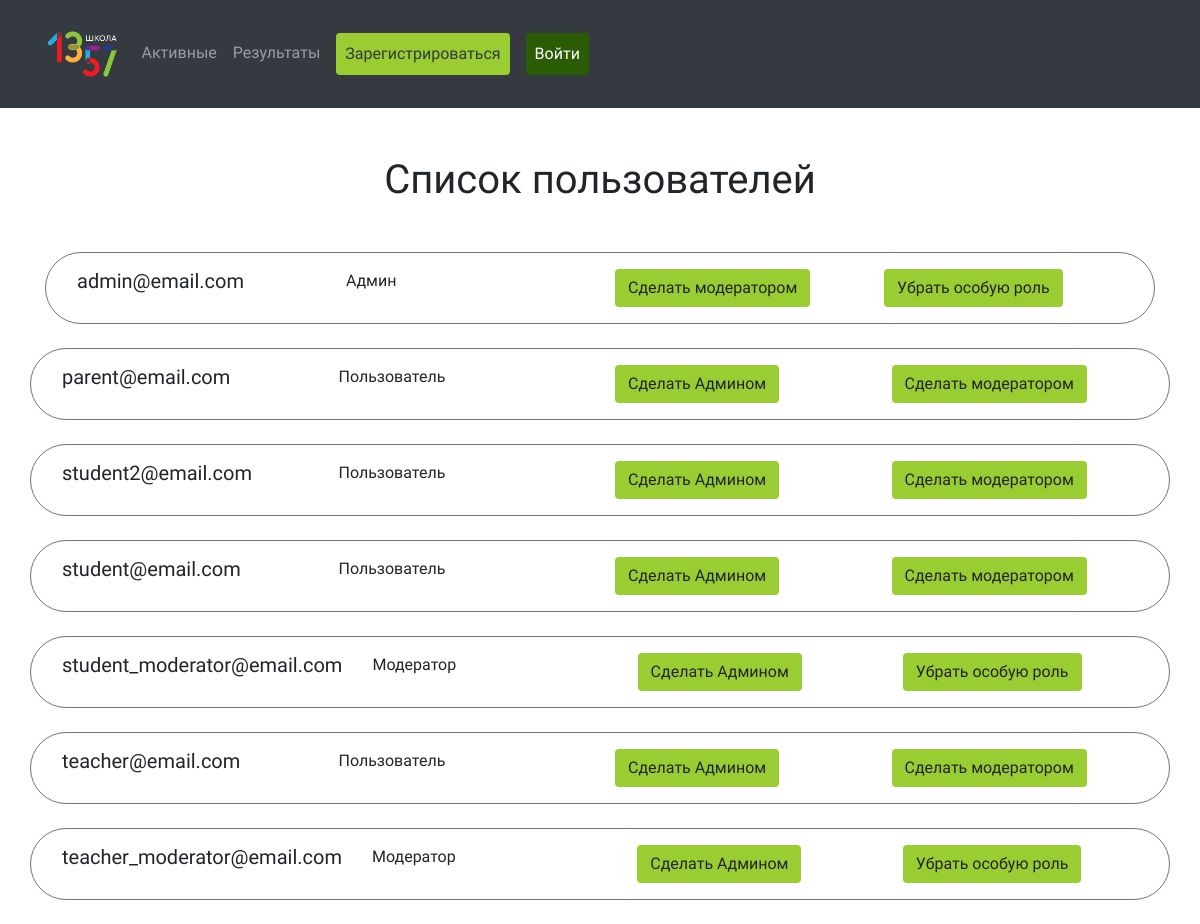
Page /users_list on the earlier database version.
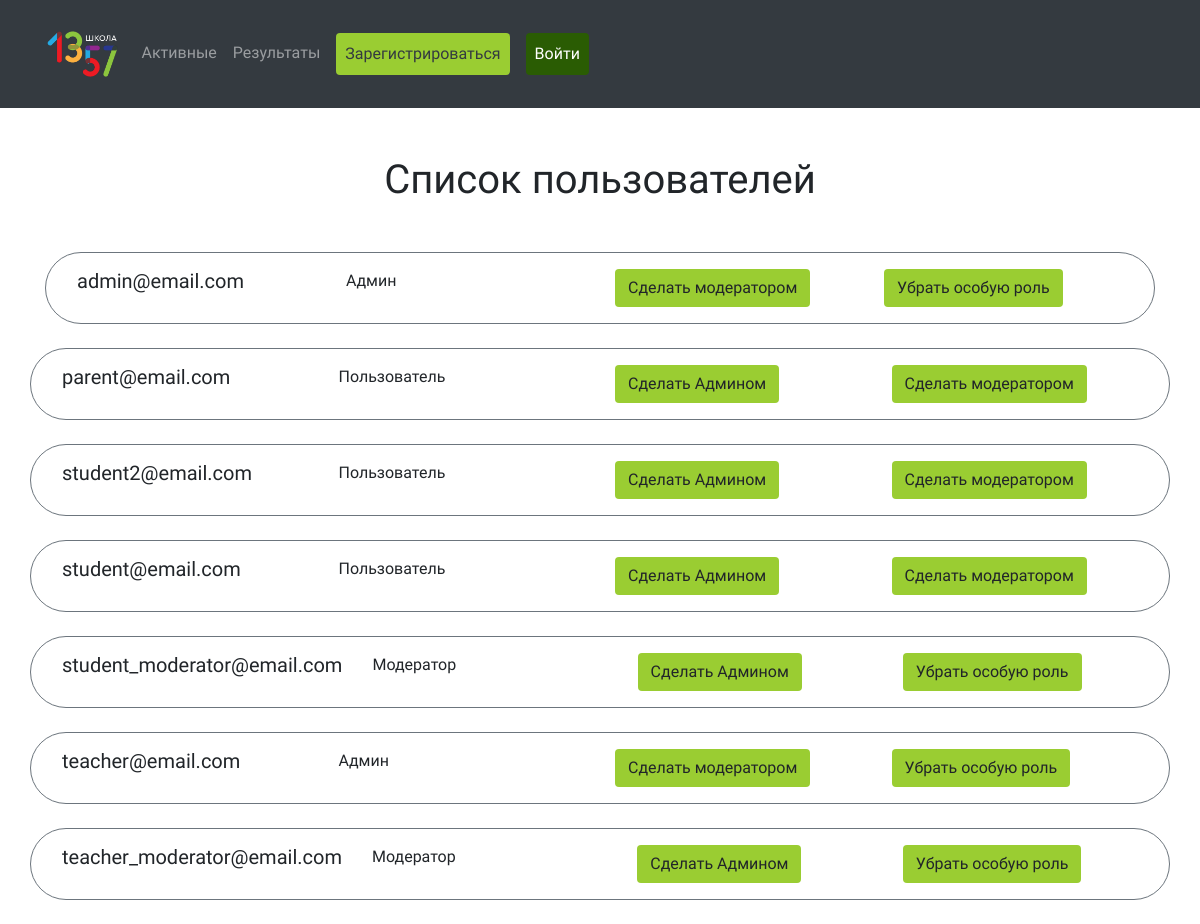
Same page on the later database version.
### db_data/users.py (models this page shows, shortened)
class User(SqlAlchemyBase, UserMixin, SerializerMixin):
    __tablename__ = 'users'
    USER = 1
    ADMIN = 2
    MODERATOR = 3
    id = sqlalchemy.Column(sqlalchemy.Integer, primary_key=True, autoincrement=True)
    email = sqlalchemy.Column(sqlalchemy.String, index=True, unique=True)
    hashed_password = sqlalchemy.Column(sqlalchemy.String)
    icon = sqlalchemy.Column(sqlalchemy.String, nullable=True)
    role = sqlalchemy.Column(sqlalchemy.Integer, default=USER)
    group_id = sqlalchemy.Column(sqlalchemy.Integer, sqlalchemy.ForeignKey('groups.id'))
    group = orm.relation('Group')
    created_votes = orm.relation('Vote', back_populates='author')
    passed_votes = orm.relation("Vote",
                                secondary="users_to_votes",
                                back_populates="voters")
    answers = orm.relation("Answer",
                           secondary="users_to_answers",
                           back_populates="voters")
    @property
    def ru_role(self):
        return 'Пользователь' if int(self.role) == self.USER \
            else 'Модератор' if int(self.role) == self.MODERATOR \
            else 'Админ'
    @property
    def is_admin(self):
        return int(self.role) == self.ADMIN
    @property
    def is_moderator(self):
        return int(self.role) == self.MODERATOR

### main.py (the view)
@app.route('/users_list')
def users_list():
    db_sess = db_session.create_session()
    users = db_sess.query(User).order_by(User.email).all()
    return render_template('users_list.html',
                           title='Список пользователей',
                           users=users,
                           object=User)

### db_data/db_session.py (called while the page is built)
def create_session() -> Session:
    global __factory
    return __factory()

### templates/users_list.html (shortened to what this page needs)
{% extends "base.html" %}
{% block content %}
<h1 class="text-center my-5"> {{ title }} </h1>
<div class="col">
    {% for user in users %}
    <div class="row my-4 p-3 border border-secondary rounded-pill">
        <div class="col">
            <h5> {{ user.email }} </h5>
        </div>
        <div class="col">
            {{ user.ru_role }}
        </div>
        {% if not user.is_admin %}
        <div class="col">
            <a class="btn green_btn" href="{{ url_for('change_role', user_id=user.id, new_role=object.ADMIN) }}">
                Сделать Админом
            </a>
        </div>
        {% endif %}
        {% if not user.is_moderator %}
        <div class="col">
            <a class="btn green_btn" href="{{ url_for('change_role', user_id=user.id, new_role=object.MODERATOR) }}">
                Сделать модератором
            </a>
        </div>
        {% endif %}
        {% if user.is_moderator or user.is_admin %}
        <div class="col">
            <a class="btn green_btn" href="{{ url_for('change_role', user_id=user.id, new_role=object.USER) }}">
                Убрать особую роль
            </a>
        </div>
        {% endif %}
    </div>
    </div>
    {% endfor %}
{% endblock %}

Differences in the rows shown:
changed User "teacher@email.com": ru_role "Пользователь" → "Админ"; role "Сделать Админом" → "Убрать особую роль"
